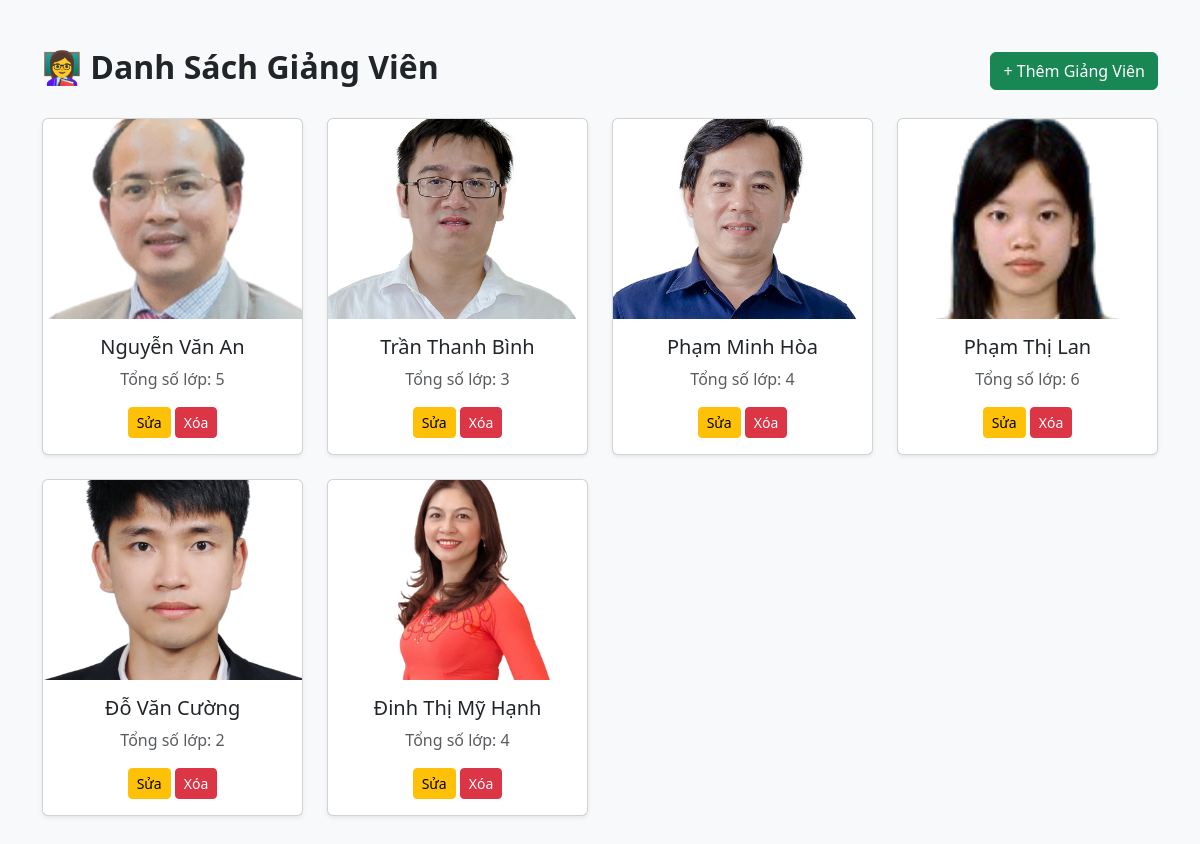
The page / on the database its author committed.
### tables this page shows
CREATE TABLE `giangvien` (
  `MaGV` int(11) NOT NULL,
  `HoTen` varchar(100) NOT NULL,
  `HinhAnh` varchar(255) DEFAULT NULL,
  `TongSoLop` int(11) DEFAULT 0
);

### index.php (the view, shortened to what this page needs)
<?php include 'connect.php'; ?>
<!DOCTYPE html>
<html lang="vi">
<head>
    <link href="https://cdn.jsdelivr.net/npm/bootstrap@5.3.3/dist/css/bootstrap.min.css" rel="stylesheet">
</head>
<body class="bg-light">
<div class="container py-5">
    <div class="d-flex justify-content-between align-items-center mb-4">
        <h2 class="fw-bold">👩‍🏫 Danh Sách Giảng Viên</h2>
        <a href="add.php" class="btn btn-success">+ Thêm Giảng Viên</a>
    </div>
    <div class="row">
        <?php
        $result = $conn->query("SELECT * FROM GiangVien");
        if ($result->num_rows > 0) {
            while ($row = $result->fetch_assoc()) {
                $img = $row['HinhAnh'] ?: 'https://via.placeholder.com/200x200?text=No+Image';
                echo "
                <div class='col-md-4 col-lg-3 mb-4'>
                    <div class='card shadow-sm'>
                        <img src='{$img}' class='card-img-top' alt='{$row['HoTen']}'>
                        <div class='card-body text-center'>
                            <h5 class='card-title'>{$row['HoTen']}</h5>
                            <p class='card-text text-muted'>Tổng số lớp: {$row['TongSoLop']}</p>
                            <a href='edit.php?MaGV={$row['MaGV']}' class='btn btn-warning btn-sm'>Sửa</a>
                            <a href='delete.php?MaGV={$row['MaGV']}' class='btn btn-danger btn-sm' onclick='return confirm(\"Xóa giảng viên này?\")'>Xóa</a>
                        </div>
                    </div>
                </div>";
            }
        } else {
            echo "<p class='text-center text-muted'>Chưa có giảng viên nào.</p>";
        }
        ?>
    </div>
</div>
</body>
</html>

### index.php (style rules this page uses)
.card img { height: 200px; object-fit: cover; }

### rows shown on the page
giangvien: HinhAnh (picture), HoTen "Nguyễn Văn An", TongSoLop "5"
giangvien: HinhAnh (picture), HoTen "Trần Thanh Bình", TongSoLop "3"
giangvien: HinhAnh (picture), HoTen "Phạm Minh Hòa", TongSoLop "4"
giangvien: HinhAnh (picture), HoTen "Phạm Thị Lan", TongSoLop "6"
giangvien: HinhAnh (picture), HoTen "Đỗ Văn Cường", TongSoLop "2"
giangvien: HinhAnh (picture), HoTen "Đinh Thị Mỹ Hạnh", TongSoLop "4"
